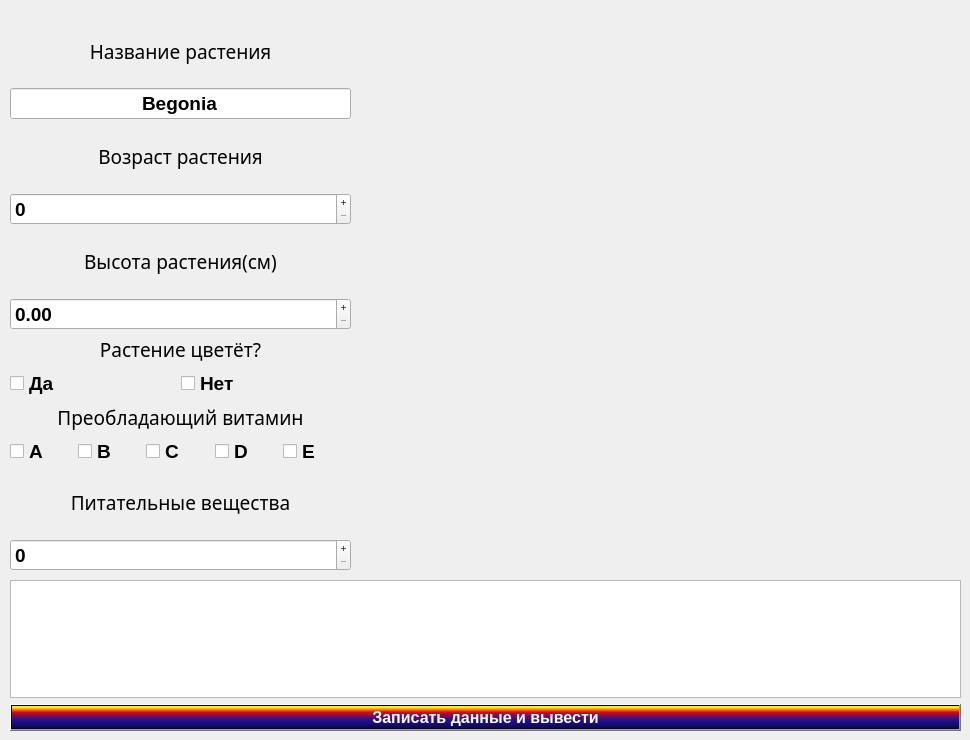
    <widget class="QWidget" name="page_3">
     <widget class="QWidget" name="verticalLayoutWidget_11">
      <property name="geometry">
       <rect>
        <x>10</x>
        <y>20</y>
        <width>341</width>
        <height>551</height>
       </rect>
      </property>
      <layout class="QVBoxLayout" name="verticalLayout_17" stretch="0,0,0,0,0,0">
       <property name="spacing">
        <number>6</number>
       </property>
       <property name="leftMargin">
        <number>0</number>
       </property>
       <item>
        <layout class="QVBoxLayout" name="verticalLayout_18">
         <item>
          <widget class="QLabel" name="label_15">
           <property name="font">
            <font>
             <family>Waree</family>
             <pointsize>14</pointsize>
             <bold>false</bold>
            </font>
           </property>
           <property name="text">
            <string>Название растения</string>
           </property>
           <property name="alignment">
            <set>Qt::AlignCenter</set>
           </property>
          </widget>
         </item>
         <item>
          <widget class="QLineEdit" name="nameEdit_3">
           <property name="font">
            <font>
             <pointsize>14</pointsize>
             <bold>true</bold>
            </font>
           </property>
           <property name="text">
            <string>Begonia</string>
           </property>
           <property name="alignment">
            <set>Qt::AlignCenter</set>
           </property>
           <property name="readOnly">
            <bool>true</bool>
           </property>
          </widget>
         </item>
        </layout>
       </item>
       <item>
        <layout class="QVBoxLayout" name="verticalLayout_19">
         <item>
          <widget class="QLabel" name="label_16">
           <property name="font">
            <font>
             <family>Waree</family>
             <pointsize>14</pointsize>
             <bold>false</bold>
            </font>
           </property>
           <property name="text">
            <string>Возраст растения</string>
           </property>
           <property name="alignment">
            <set>Qt::AlignCenter</set>
           </property>
          </widget>
         </item>
         <item>
          <widget class="QSpinBox" name="ageBox_3">
           <property name="font">
            <font>
             <pointsize>14</pointsize>
             <bold>true</bold>
            </font>
           </property>
           <property name="buttonSymbols">
            <enum>QAbstractSpinBox::PlusMinus</enum>
           </property>
           <property name="maximum">
            <number>9999</number>
           </property>
          </widget>
         </item>
        </layout>
       </item>
       <item>
        <layout class="QVBoxLayout" name="verticalLayout_20">
         <item>
          <widget class="QLabel" name="label_17">
           <property name="font">
            <font>
             <family>Waree</family>
             <pointsize>14</pointsize>
             <bold>false</bold>
            </font>
           </property>
           <property name="text">
            <string>Высота растения(см)</string>
           </property>
           <property name="alignment">
            <set>Qt::AlignCenter</set>
           </property>
          </widget>
         </item>
         <item>
          <widget class="QDoubleSpinBox" name="heightBox_3">
           <property name="font">
            <font>
             <pointsize>14</pointsize>
             <bold>true</bold>
            </font>
           </property>
           <property name="buttonSymbols">
            <enum>QAbstractSpinBox::PlusMinus</enum>
           </property>
           <property name="maximum">
            <double>99999.990000000005239</double>
           </property>
          </widget>
         </item>
        </layout>
       </item>
       <item>
        <layout class="QVBoxLayout" name="verticalLayout_21">
         <item>
          <widget class="QLabel" name="label_18">
           <property name="sizePolicy">
            <sizepolicy hsizetype="Preferred" vsizetype="Fixed">
             <horstretch>0</horstretch>
             <verstretch>0</verstretch>
            </sizepolicy>
           </property>
           <property name="font">
            <font>
             <family>Waree</family>
             <pointsize>14</pointsize>
             <bold>false</bold>
            </font>
           </property>
           <property name="text">
            <string>Растение цветёт?</string>
           </property>
           <property name="alignment">
            <set>Qt::AlignCenter</set>
           </property>
          </widget>
         </item>
         <item>
          <layout class="QHBoxLayout" name="horizontalLayout_5">
           <property name="spacing">
            <number>0</number>
           </property>
           <property name="sizeConstraint">
            <enum>QLayout::SetDefaultConstraint</enum>
           </property>
           <item>
            <widget class="QCheckBox" name="yesBox_3">
             <property name="sizePolicy">
              <sizepolicy hsizetype="Minimum" vsizetype="Fixed">
               <horstretch>0</horstretch>
               <verstretch>0</verstretch>
              </sizepolicy>
             </property>
             <property name="font">
              <font>
               <pointsize>14</pointsize>
               <bold>true</bold>
              </font>
             </property>
             <property name="text">
              <string>Да</string>
             </property>
             <attribute name="buttonGroup">
              <string notr="true">buttonGroup_5</string>
             </attribute>
            </widget>
           </item>
           <item>
            <widget class="QCheckBox" name="noBox_3">
             <property name="sizePolicy">
              <sizepolicy hsizetype="Preferred" vsizetype="Fixed">
               <horstretch>0</horstretch>
               <verstretch>0</verstretch>
              </sizepolicy>
             </property>
             <property name="font">
              <font>
               <pointsize>14</pointsize>
               <bold>true</bold>
              </font>
             </property>
             <property name="text">
              <string>Нет</string>
             </property>
             <attribute name="buttonGroup">
              <string notr="true">buttonGroup_5</string>
             </attribute>
            </widget>
           </item>
          </layout>
         </item>
        </layout>
       </item>
       <item>
        <layout class="QVBoxLayout" name="verticalLayout_22">
         <item>
          <widget class="QLabel" name="label_19">
           <property name="sizePolicy">
            <sizepolicy hsizetype="Preferred" vsizetype="Fixed">
             <horstretch>0</horstretch>
             <verstretch>0</verstretch>
            </sizepolicy>
           </property>
           <property name="font">
            <font>
             <family>Waree</family>
             <pointsize>14</pointsize>
             <bold>false</bold>
            </font>
           </property>
           <property name="text">
            <string>Преобладающий витамин</string>
           </property>
           <property name="alignment">
            <set>Qt::AlignCenter</set>
           </property>
          </widget>
         </item>
         <item>
          <layout class="QHBoxLayout" name="horizontalLayout_6">
           <property name="spacing">
            <number>0</number>
           </property>
           <property name="sizeConstraint">
            <enum>QLayout::SetDefaultConstraint</enum>
           </property>
           <item>
            <widget class="QCheckBox" name="aBox_3">
             <property name="sizePolicy">
              <sizepolicy hsizetype="Minimum" vsizetype="Fixed">
               <horstretch>0</horstretch>
               <verstretch>0</verstretch>
              </sizepolicy>
             </property>
             <property name="font">
              <font>
               <pointsize>14</pointsize>
               <bold>true</bold>
              </font>
             </property>
             <property name="text">
              <string>A</string>
             </property>
             <attribute name="buttonGroup">
              <string notr="true">buttonGroup_6</string>
             </attribute>
            </widget>
           </item>
           <item>
            <widget class="QCheckBox" name="bBox_3">
             <property name="sizePolicy">
              <sizepolicy hsizetype="Minimum" vsizetype="Fixed">
               <horstretch>0</horstretch>
               <verstretch>0</verstretch>
              </sizepolicy>
             </property>
             <property name="font">
              <font>
               <pointsize>14</pointsize>
               <bold>true</bold>
              </font>
             </property>
             <property name="text">
              <string>B</string>
             </property>
             <attribute name="buttonGroup">
              <string notr="true">buttonGroup_6</string>
             </attribute>
            </widget>
           </item>
           <item>
            <widget class="QCheckBox" name="cBox_3">
             <property name="sizePolicy">
              <sizepolicy hsizetype="Minimum" vsizetype="Fixed">
               <horstretch>0</horstretch>
               <verstretch>0</verstretch>
              </sizepolicy>
             </property>
             <property name="font">
              <font>
               <pointsize>14</pointsize>
               <bold>true</bold>
              </font>
             </property>
             <property name="text">
              <string>C</string>
             </property>
             <attribute name="buttonGroup">
              <string notr="true">buttonGroup_6</string>
             </attribute>
            </widget>
           </item>
           <item>
            <widget class="QCheckBox" name="dBox_3">
             <property name="sizePolicy">
              <sizepolicy hsizetype="Preferred" vsizetype="Fixed">
               <horstretch>0</horstretch>
               <verstretch>0</verstretch>
              </sizepolicy>
             </property>
             <property name="font">
              <font>
               <pointsize>14</pointsize>
               <bold>true</bold>
              </font>
             </property>
             <property name="text">
              <string>D</string>
             </property>
             <attribute name="buttonGroup">
              <string notr="true">buttonGroup_6</string>
             </attribute>
            </widget>
           </item>
           <item>
            <widget class="QCheckBox" name="eBox_3">
             <property name="sizePolicy">
              <sizepolicy hsizetype="Preferred" vsizetype="Fixed">
               <horstretch>0</horstretch>
               <verstretch>0</verstretch>
              </sizepolicy>
             </property>
             <property name="font">
              <font>
               <pointsize>14</pointsize>
               <bold>true</bold>
              </font>
             </property>
             <property name="text">
              <string>E</string>
             </property>
             <attribute name="buttonGroup">
              <string notr="true">buttonGroup_6</string>
             </attribute>
            </widget>
           </item>
          </layout>
         </item>
        </layout>
       </item>
       <item>
        <layout class="QVBoxLayout" name="verticalLayout_23">
         <item>
          <widget class="QLabel" name="label_20">
           <property name="font">
            <font>
             <family>Waree</family>
             <pointsize>14</pointsize>
             <bold>false</bold>
            </font>
           </property>
           <property name="text">
            <string>Питательные вещества</string>
           </property>
           <property name="alignment">
            <set>Qt::AlignCenter</set>
           </property>
          </widget>
         </item>
         <item>
          <widget class="QSpinBox" name="nutrientsBox_3">
           <property name="font">
            <font>
             <pointsize>14</pointsize>
             <bold>true</bold>
            </font>
           </property>
           <property name="buttonSymbols">
            <enum>QAbstractSpinBox::PlusMinus</enum>
           </property>
           <property name="maximum">
            <number>9999</number>
           </property>
          </widget>
         </item>
        </layout>
       </item>
      </layout>
     </widget>
     <widget class="QPushButton" name="nextButton_3">
      <property name="geometry">
       <rect>
        <x>860</x>
        <y>520</y>
        <width>101</width>
        <height>41</height>
       </rect>
      </property>
      <property name="text">
       <string/>
      </property>
      <property name="icon">
       <iconset resource="res.qrc">
        <normaloff>:/new/image/plant/next.png</normaloff>:/new/image/plant/next.png</iconset>
      </property>
      <property name="iconSize">
       <size>
        <width>100</width>
        <height>80</height>
       </size>
      </property>
      <property name="flat">
       <bool>true</bool>
      </property>
     </widget>
     <widget class="QWidget" name="verticalLayoutWidget_12">
      <property name="geometry">
       <rect>
        <x>10</x>
        <y>580</y>
        <width>951</width>
        <height>151</height>
       </rect>
      </property>
      <layout class="QVBoxLayout" name="verticalLayout_24">
       <item>
        <widget class="QTextEdit" name="textEdit_3"/>
       </item>
       <item>
        <widget class="QPushButton" name="pushInputButton_3">
         <property name="font">
          <font>
           <pointsize>12</pointsize>
           <bold>true</bold>
          </font>
         </property>
         <property name="styleSheet">
          <string notr="true">background-color: qlineargradient(spread:pad, x1:0, y1:1, x2:0, y2:0, stop:0 rgba(0, 0, 0, 255), stop:0.05 rgba(14, 8, 73, 255), stop:0.36 rgba(28, 17, 145, 255), stop:0.6 rgba(126, 14, 81, 255), stop:0.75 rgba(234, 11, 11, 255), stop:0.79 rgba(244, 70, 5, 255), stop:0.86 rgba(255, 136, 0, 255), stop:0.935 rgba(239, 236, 55, 255));
color: rgb(255, 255, 255);</string>
         </property>
         <property name="text">
          <string>Записать данные и вывести</string>
         </property>
        </widget>
       </item>
      </layout>
     </widget>
     <widget class="QLabel" name="label_21">
      <property name="geometry">
       <rect>
        <x>550</x>
        <y>20</y>
        <width>411</width>
        <height>481</height>
       </rect>
      </property>
      <property name="autoFillBackground">
       <bool>false</bool>
      </property>
      <property name="styleSheet">
       <string notr="true">border-image: url(:/new/image/plant/begonia.jpg);</string>
      </property>
      <property name="frameShape">
       <enum>QFrame::NoFrame</enum>
      </property>
      <property name="frameShadow">
       <enum>QFrame::Sunken</enum>
      </property>
      <property name="lineWidth">
       <number>0</number>
      </property>
      <property name="midLineWidth">
       <number>0</number>
      </property>
      <property name="text">
       <string/>
      </property>
      <property name="scaledContents">
       <bool>false</bool>
      </property>
     </widget>
    </widget>
